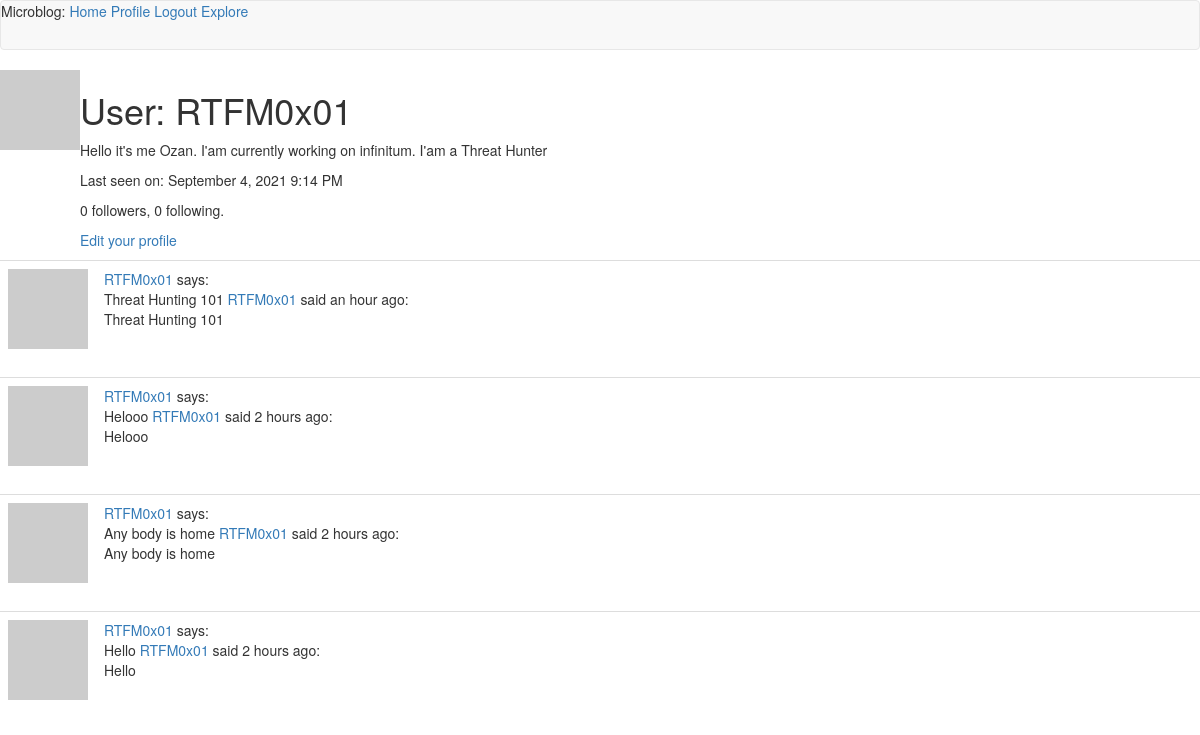
The page /user/RTFM0x01 (signed in) on the database as committed earlier.
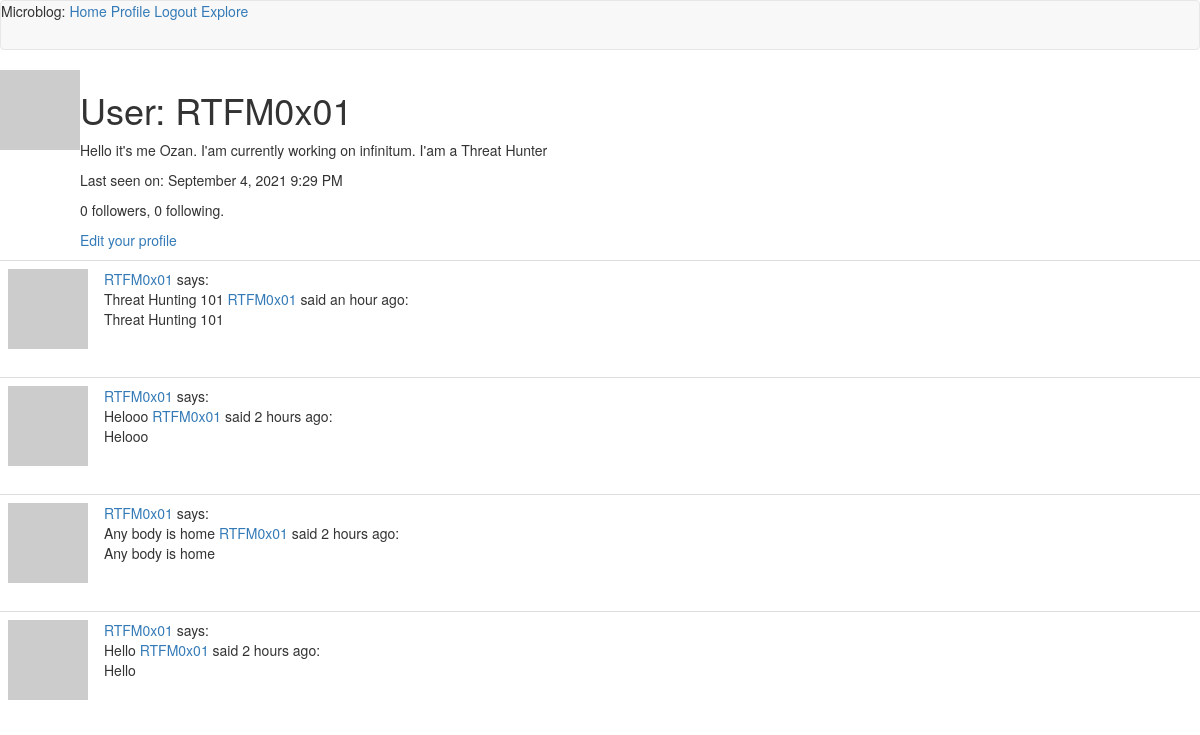
The same page on the database as committed later.
### app/models.py (models this page shows, shortened)
class User(UserMixin, db.Model):
    id = db.Column(db.Integer, primary_key=True)
    username = db.Column(db.String(64), index=True, unique=True)
    email = db.Column(db.String(120), index=True, unique=True)
    password_hash = db.Column(db.String(128))
    posts = db.relationship('Post', backref='author', lazy='dynamic')
    about_me = db.Column(db.String(140))
    last_seen = db.Column(db.DateTime, default=datetime.utcnow)
    followed = db.relationship(
        'User', secondary=followers,
        primaryjoin=(followers.c.follower_id == id),
        secondaryjoin=(followers.c.followed_id == id),
        backref=db.backref('followers', lazy='dynamic'), lazy='dynamic')
    def avatar(self, size):
        digest = md5(self.email.lower().encode('utf-8')).hexdigest()
        return 'https://www.gravatar.com/avatar/{}?d=identicon&s={}'.format(
            digest, size)

class Post(db.Model):
    id = db.Column(db.Integer, primary_key=True)
    body = db.Column(db.String(140))
    timestamp = db.Column(db.DateTime, index=True, default=datetime.utcnow)
    user_id = db.Column(db.Integer, db.ForeignKey('user.id'))

### app/routes.py (the view)
@app.route('/user/<username>')
@login_required
def user(username):
    user = User.query.filter_by(username=username).first_or_404()
    page = request.args.get('page', 1, type=int)
    posts = user.posts.order_by(Post.timestamp.desc()).paginate(
        page, app.config['POSTS_PER_PAGE'], False)
    next_url = url_for('user', username=user.username, page=posts.next_num) \
        if posts.has_next else None
    prev_url = url_for('user', username=user.username, page=posts.prev_num) \
        if posts.has_prev else None
    form = EmptyForm()
    return render_template('user.html', user=user, posts=posts.items,
                        next_url=next_url, prev_url=prev_url, form=form)

### app/models.py (called while the page is built)
@login.user_loader
def load_user(id):
    return User.query.get(int(id))

### app/routes.py (called while the page is built)
@app.before_request
def before_request():
    if current_user.is_authenticated:
        current_user.last_seen = datetime.utcnow()
        db.session.commit()
    g.locale = str(get_locale())

### app/templates/user.html (shortened to what this page needs)
{% extends "base.html" %}
{% block content %}
    <table>
        <tr valign="top">
            <td><img src="{{ user.avatar(128) }}"></td>
            <td>
                <h1>User: {{ user.username }}</h1>
                {% if user.about_me %}<p>{{ user.about_me }}</p>{% endif %}
                {% if user.last_seen %}
                <p>Last seen on: {{ moment(user.last_seen).format('LLL') }}</p>
                {% endif %}
                <p>{{ user.followers.count() }} followers, {{ user.followed.count() }} following.</p>
                {% if user == current_user %}
                <p><a href="{{ url_for('edit_profile') }}">Edit your profile</a></p>
                {% endif %}
        </tr>
    </table>
    {% for post in posts %}
        {% include '_post.html' %}
    {% endfor %}
{% endblock %}

### app/templates/base.html (shortened to what this page needs)
{% extends 'bootstrap/base.html' %}
{% block navbar %}
    <nav class="navbar navbar-default">
        <div>
            Microblog:
                    <a href="{{ url_for('index') }}">Home</a>
                    {% if current_user.is_anonymous %}
                    <a href="{{ url_for('login') }}">Login</a>
                    {% else %}
                    <a href="{{ url_for('user', username=current_user.username) }}">Profile</a>
                    <a href="{{ url_for('logout') }}">Logout</a>
                    <a href="{{ url_for('explore') }}">Explore</a>
                    {% endif %}
        </div>
    </nav>
{% endblock %}

### app/templates/_post.html
<table class="table table-hover">
    <tr>
        <td width="70px">
            <a href="{{ url_for('user', username=post.author.username) }}">
                <img src="{{ post.author.avatar(70) }}" />
            </a>
        </td>
        <td>
            <a href="{{ url_for('user', username=post.author.username) }}">
                {{ post.author.username }}
            </a>
            says:
            <br>
            {{ post.body }}
            <a href="{{ url_for('user', username=post.author.username) }}">
                {{ post.author.username }}
            </a>
            said {{ moment(post.timestamp).fromNow() }}:
            <br>
            {{ post.body }}
        </td>
    </tr>
</table>

Rows that differ between the two databases and show on the page:
changed User "RTFM0x01": last_seen "September 4, 2021 9:14 PM" → "September 4, 2021 9:29 PM"
